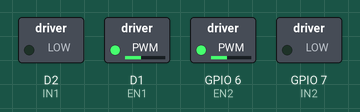
A sketch run on a simulated ESP8266 (NodeMCU). Shown: switched loads named in the sketch (green lamp = pin HIGH).

Above: at 0.1 s.
At 3.1 s:
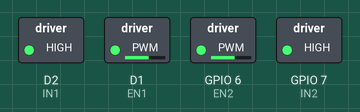
At 6.1 s:
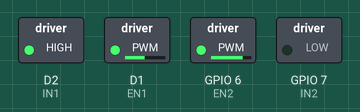
At 9.1 s:
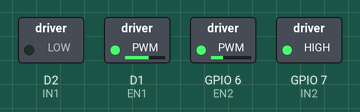
At 11.6 s:
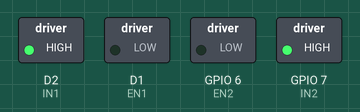
Timing chart, 0 to 13.1 s (numbered marks = the images above):
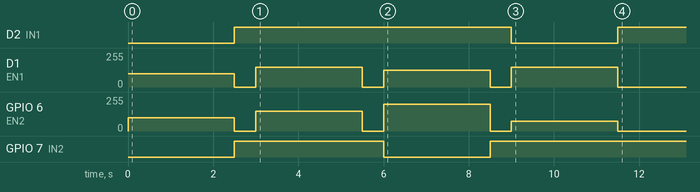

The sketch:

P10_Motor_Control.ino
```cpp
// (licence header left out)
#include "config.h"

void setup() {
  Serial.begin(9600);    // begin serial communication

  pinMode(EN1, OUTPUT);  // sets motor pins as output
  pinMode(EN2, OUTPUT);
  pinMode(IN1, OUTPUT);
  pinMode(IN2, OUTPUT);
  testMotors();          // run this function once
}

void loop() {
// we do not have anything to run in the loop
}


void testMotors() {
  LeftMotor(100, false);  // both motors forward
  RightMotor(100, false);
  delay(2500);

  LeftMotor(0, true);    // both motors stopped
  RightMotor(0, true);
  delay(500);

  LeftMotor(150, true);  // both motors reverse
  RightMotor(150, true);
  delay(2500);

  LeftMotor(0, true);    // both motors stopped
  RightMotor(0, true);
  delay(500);

  LeftMotor(125, true);  // Left forward and Right Backward
  RightMotor(200, false);
  delay(2500);

  LeftMotor(0, true);    // both motors stopped
  RightMotor(0, true);
  delay(500);

  LeftMotor(150, false);  // Left backward and Right forward
  RightMotor(75, true);
  delay(2500);

  LeftMotor(0, true);      // both motors stopped
  RightMotor(0, true);
  delay(500);
}

void LeftMotor(int pwm, boolean reverse) // left motor
{
  analogWrite(EN1, pwm); //set pwm control, 0 for stop, and 255 for maximum speed
  if (reverse)
  {
    digitalWrite(IN1, HIGH);
  }
  else
  {
    digitalWrite(IN1, LOW);
  }
}

void RightMotor(int pwm, boolean reverse) // right motor
{
  analogWrite(EN2, pwm);
  if (reverse)
  {
    digitalWrite(IN2, HIGH);
  }
  else
  {
    digitalWrite(IN2, LOW);
  }
}
```

config.h
```cpp
// (licence header left out)
#ifndef _CONFIG_H
#define _CONFIG_H

#define STX D2           // Software Serial Tx Pin
#define SRX D3           // Software Serial Rx Pin

#define EN1 5            // Motor 1 PWM Pin
#define EN2 6            // Motor 2 PWM  Pin
#define IN1 4            // Motor 1 Direction Pin
#define IN2 7            // Motor 2 Direction Pin

#define LDR1 A6          // Right LDR Sensor
#define LDR2 A7          // Left LDR Sensor

#define IRRX 8           // IR Receiver

#define BUZZ 9           // Buzzer Output

#define LED_BUILTIN 10   // LED Pin

#define TRIG 11          // Trigger Pin for Sonar
#define ECHO 12          // Echo Pin for Sonar

#define RGB 13     	 // RGB LED Output

#define LF1 A0   	 // Right IRRX Module
#define LF2 A1   	 // Center IRRX Module
#define LF3 A2   	 // Left IRRX Module
#define BV A3    	 // Battery Voltage Pin
#define SDA_PIN A4   	 // Right LDR Sensor
#define SCL_PIN A5   	 // Left LDR Sensor

#define MAX_DISTANCE 500 // We will use this for maximum Sonar distance

// We will use the below enum to define different RGB Colours
enum RGBColor { UNDEF, RED, ORANGE, YELLOW, GREEN,  BLUE, PURPLE, WHITE, BLACK };

#endif // _CONFIG_H
```
